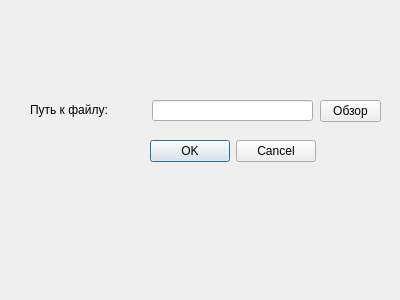
<?xml version="1.0" encoding="UTF-8"?>
<ui version="4.0">
 <class>ReadFilePath</class>
 <widget class="QDialog" name="ReadFilePath">
  <property name="geometry">
   <rect>
    <x>0</x>
    <y>0</y>
    <width>400</width>
    <height>300</height>
   </rect>
  </property>
  <property name="windowTitle">
   <string>Dialog</string>
  </property>
  <widget class="QLineEdit" name="lineEdit">
   <property name="geometry">
    <rect>
     <x>152</x>
     <y>100</y>
     <width>161</width>
     <height>21</height>
    </rect>
   </property>
  </widget>
  <widget class="QDialogButtonBox" name="buttonBox">
   <property name="geometry">
    <rect>
     <x>150</x>
     <y>140</y>
     <width>166</width>
     <height>22</height>
    </rect>
   </property>
   <property name="standardButtons">
    <set>QDialogButtonBox::Cancel|QDialogButtonBox::Ok</set>
   </property>
  </widget>
  <widget class="QPushButton" name="pushButton">
   <property name="geometry">
    <rect>
     <x>320</x>
     <y>100</y>
     <width>61</width>
     <height>22</height>
    </rect>
   </property>
   <property name="text">
    <string>Обзор</string>
   </property>
  </widget>
  <widget class="QLabel" name="label">
   <property name="geometry">
    <rect>
     <x>30</x>
     <y>100</y>
     <width>101</width>
     <height>20</height>
    </rect>
   </property>
   <property name="text">
    <string>Путь к файлу:</string>
   </property>
  </widget>
 </widget>
 <resources/>
 <connections/>
</ui>
